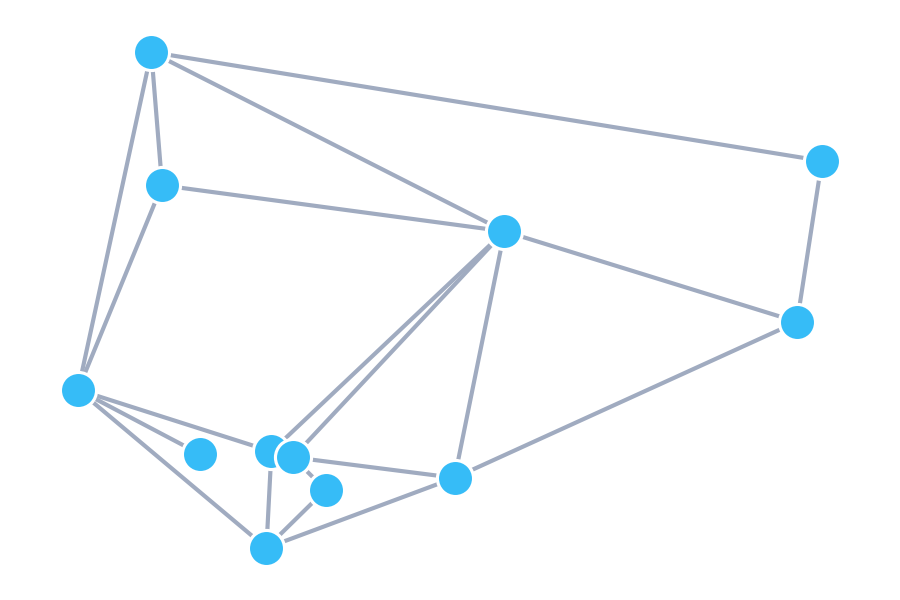

Here is the Python script that generated this plot:
import networkx as nx
import matplotlib.pyplot as plt
from scipy.spatial import Delaunay
import numpy as np
import random
import re

# 1. Generate guaranteed planar graph using Delaunay Triangulation
points = np.random.rand(12, 2) # 12 random vertices
tri = Delaunay(points)

G = nx.Graph()
for path in tri.simplices:
    G.add_edge(path[0], path[1])
    G.add_edge(path[1], path[2])
    G.add_edge(path[2], path[0])

# Randomly thin out edges but keep it connected to vary the shape
spanning_tree = nx.minimum_spanning_tree(G)
final_graph = nx.Graph(spanning_tree)
remaining_edges = [e for e in G.edges() if not final_graph.has_edge(*e)]
k_extra = random.randint(2, len(remaining_edges))
final_graph.add_edges_from(random.sample(remaining_edges, k=k_extra))

V = final_graph.number_of_nodes()
E = final_graph.number_of_edges()
F = 2 - V + E  # Euler's formula for connected planar graph

# 2. Plotting the Graph (Beautiful dark mode styling)
fig = plt.figure(figsize=(6, 4), facecolor='none')
ax = fig.add_axes([0, 0, 1, 1])
ax.axis('off')

pos = {i: points[i] for i in range(len(points))}
nx.draw_networkx_nodes(final_graph, pos, node_color='#36BCF7', node_size=300, edgecolors='white', linewidths=1.5)
nx.draw_networkx_edges(final_graph, pos, edge_color='#A0ABC0', width=2)

plt.savefig('euler_graph.png', transparent=True, format='png', dpi=150)
plt.close()

# 3. Update the README.md dynamically
with open('README.md', 'r', encoding='utf-8') as f:
    readme = f.read()

# Replace the math equation using regex between HTML comments
pattern = r"<!-- MATH_START -->.*?<!-- MATH_END -->"
new_math = f"<!-- MATH_START -->\n  <h2 align=\"center\"> $${V} - {E} + {F} = 2$$ </h2>\n  <!-- MATH_END -->"

updated_readme = re.sub(pattern, new_math, readme, flags=re.DOTALL)

with open('README.md', 'w', encoding='utf-8') as f:
    f.write(updated_readme)
